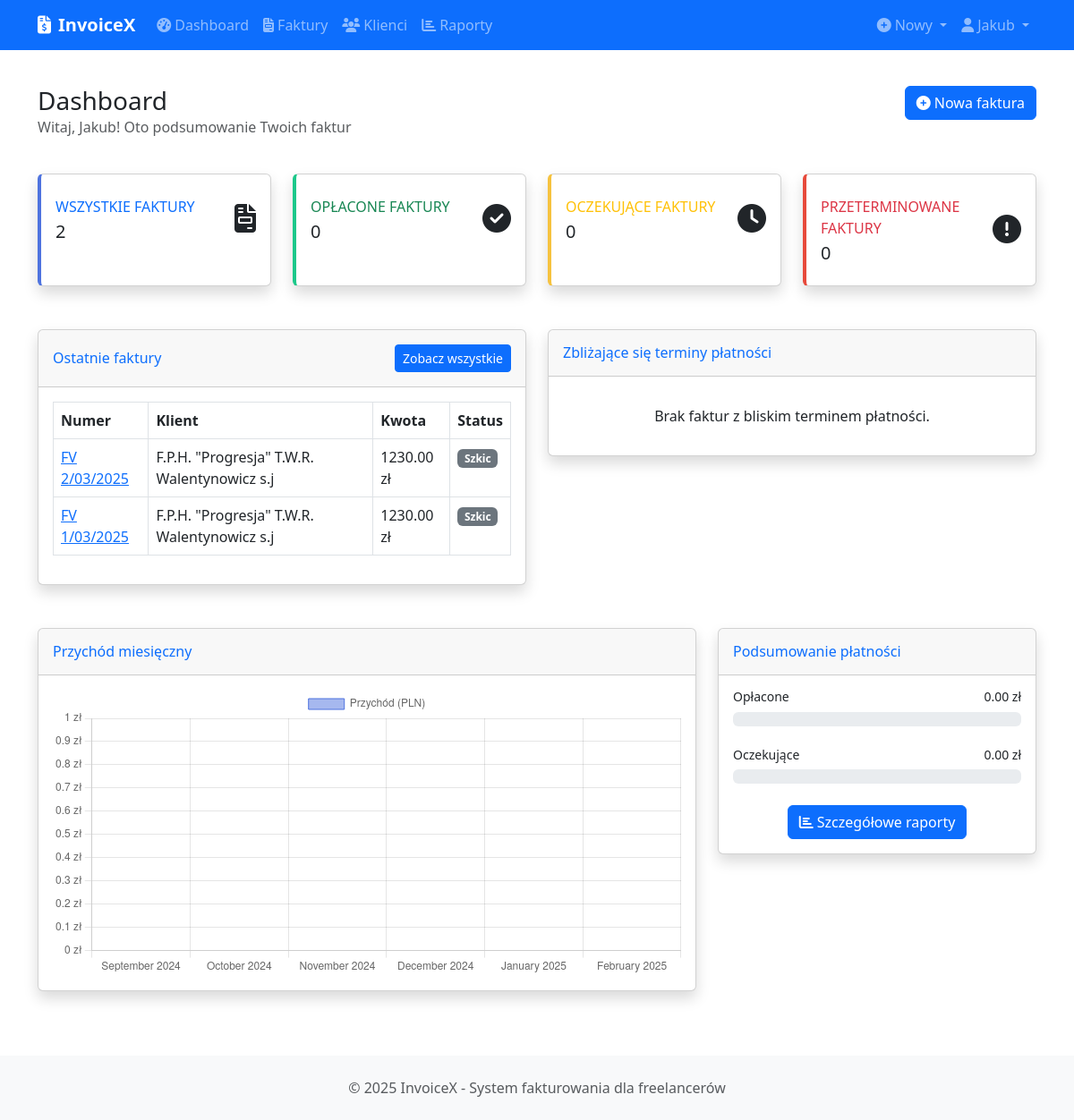
The page /dashboard (signed in) on the database as committed earlier.
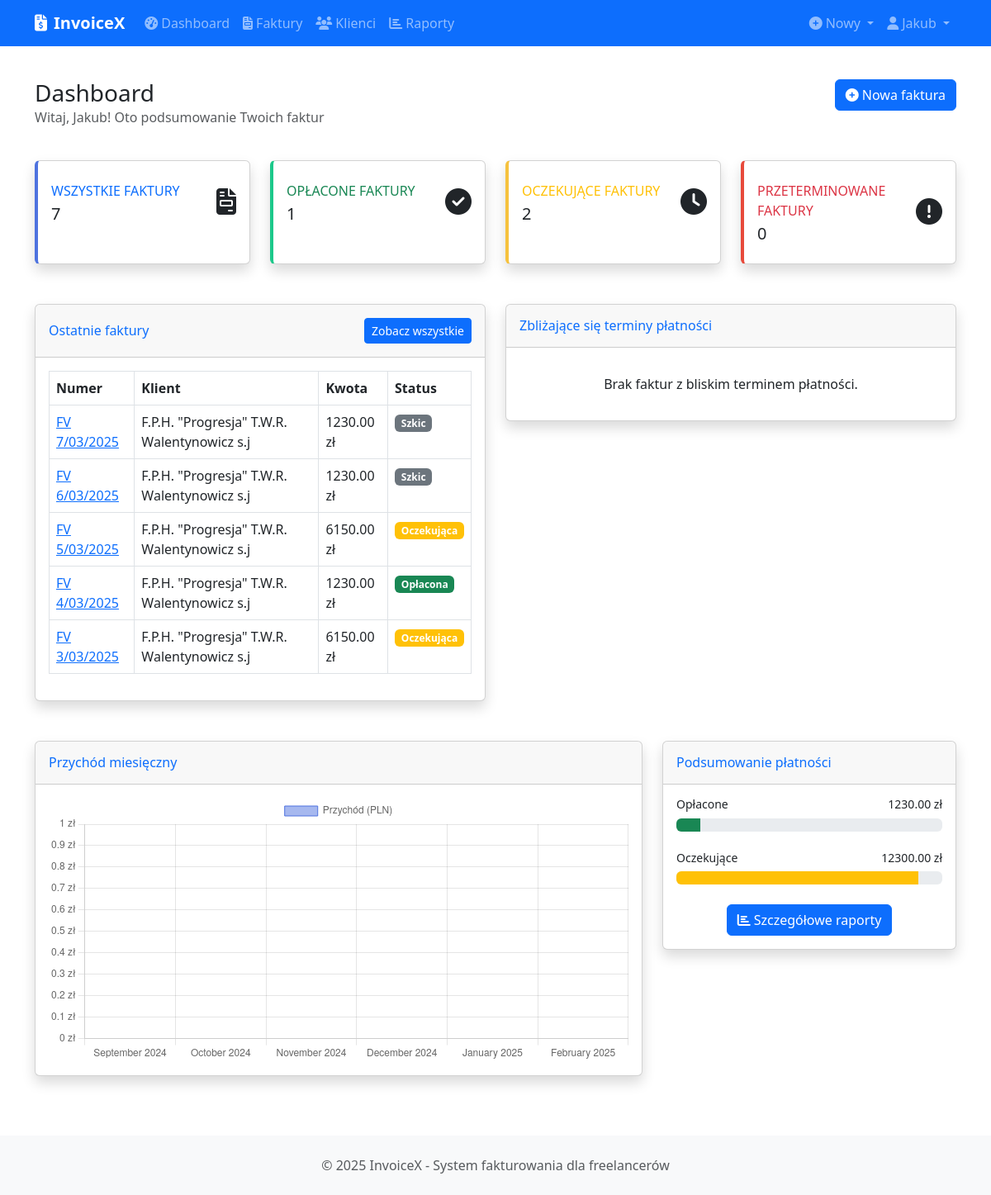
The same page on the database as committed later.
### app/models/invoice.py (models this page shows, shortened)
class Invoice(db.Model):
    __tablename__ = 'invoices'
    id = db.Column(db.Integer, primary_key=True)
    uuid = db.Column(db.String(36), unique=True, default=lambda: str(uuid.uuid4()))
    user_id = db.Column(db.Integer, db.ForeignKey('users.id'), nullable=False)
    client_id = db.Column(db.Integer, db.ForeignKey('clients.id'), nullable=False)
    invoice_number = db.Column(db.String(50), nullable=False, unique=True)
    issue_date = db.Column(db.Date, nullable=False, default=datetime.utcnow().date())
    sale_date = db.Column(db.Date, nullable=True)
    due_date = db.Column(db.Date, nullable=False, default=lambda: (datetime.utcnow() + timedelta(days=14)).date())
    bank_account = db.Column(db.String(100), nullable=True)
    status = db.Column(db.String(20), nullable=False, default=InvoiceStatus.DRAFT)
    payment_method = db.Column(db.String(20), default=PaymentMethod.BANK_TRANSFER)
    subtotal = db.Column(db.Numeric(10, 2), nullable=False, default=0)
    tax_rate = db.Column(db.Numeric(5, 2), default=0)  # Procent podatku
    tax_amount = db.Column(db.Numeric(10, 2), default=0)
    discount = db.Column(db.Numeric(10, 2), default=0)
    total = db.Column(db.Numeric(10, 2), nullable=False, default=0)
    notes = db.Column(db.Text)
    terms = db.Column(db.Text)
    payment_date = db.Column(db.Date)
    payment_id = db.Column(db.String(100))  # ID transakcji z systemu płatności
    created_at = db.Column(db.DateTime, default=datetime.utcnow)
    updated_at = db.Column(db.DateTime, default=datetime.utcnow, onupdate=datetime.utcnow)
    items = db.relationship('InvoiceItem', backref='invoice', lazy='dynamic',
                            cascade='all, delete-orphan')

### app/models/client.py (models this page shows, shortened)
class Client(db.Model):
    __tablename__ = 'clients'
    id = db.Column(db.Integer, primary_key=True)
    uuid = db.Column(db.String(36), unique=True, default=lambda: str(uuid.uuid4()))
    user_id = db.Column(db.Integer, db.ForeignKey('users.id'), nullable=False)
    name = db.Column(db.String(100), nullable=False)
    email = db.Column(db.String(120))
    company_name = db.Column(db.String(100))
    tax_id = db.Column(db.String(50))  # NIP
    address_line1 = db.Column(db.String(100))
    address_line2 = db.Column(db.String(100))
    city = db.Column(db.String(50))
    postal_code = db.Column(db.String(20))
    country = db.Column(db.String(50))
    phone = db.Column(db.String(20))
    notes = db.Column(db.Text)
    is_active = db.Column(db.Boolean, default=True)
    created_at = db.Column(db.DateTime, default=datetime.utcnow)
    updated_at = db.Column(db.DateTime, default=datetime.utcnow, onupdate=datetime.utcnow)
    invoices = db.relationship('Invoice', backref='client', lazy='dynamic', cascade='all, delete-orphan')

### app/routes/dashboard.py (the view)
@dashboard_bp.route('/')
@dashboard_bp.route('/dashboard')
@login_required
def index():
    total_invoices = Invoice.query.filter_by(user_id=current_user.id).count()
    pending_invoices = Invoice.query.filter_by(user_id=current_user.id, status=InvoiceStatus.PENDING).count()
    paid_invoices = Invoice.query.filter_by(user_id=current_user.id, status=InvoiceStatus.PAID).count()
    overdue_invoices = Invoice.query.filter_by(user_id=current_user.id, status=InvoiceStatus.OVERDUE).count()
    recent_invoices = Invoice.query.filter_by(user_id=current_user.id)\
        .order_by(Invoice.created_at.desc())\
        .limit(5).all()
    upcoming_due_date = datetime.utcnow().date() + timedelta(days=7)
    upcoming_invoices = Invoice.query.filter_by(user_id=current_user.id)\
        .filter(Invoice.status == InvoiceStatus.PENDING)\
        .filter(Invoice.due_date <= upcoming_due_date)\
        .order_by(Invoice.due_date.asc())\
        .limit(5).all()
    today = datetime.utcnow().date()
    first_day_current_month = today.replace(day=1)
    monthly_revenue = []
    for i in range(5, -1, -1):
        month_date = first_day_current_month - timedelta(days=1)
        for _ in range(i):
            month_date = month_date.replace(day=1) - timedelta(days=1)
        month_start = month_date.replace(day=1)
        if month_date.month == 12:
            month_end = month_date.replace(year=month_date.year + 1, month=1, day=1) - timedelta(days=1)
        else:
            month_end = month_date.replace(month=month_date.month + 1, day=1) - timedelta(days=1)
        total = db.session.query(func.sum(Invoice.total))\
            .filter(Invoice.user_id == current_user.id)\
            .filter(Invoice.status == InvoiceStatus.PAID)\
            .filter(Invoice.payment_date >= month_start)\
            .filter(Invoice.payment_date <= month_end)\
            .scalar() or 0
        monthly_revenue.append({
            'month': month_date.strftime('%B %Y'),
            'total': float(total)
        })
    top_clients = db.session.query(
            Client.name,
            func.sum(Invoice.total).label('total_value')
        )\
        .join(Invoice, Invoice.client_id == Client.id)\
        .filter(Client.user_id == current_user.id)\
        .group_by(Client.id)\
        .order_by(func.sum(Invoice.total).desc())\
        .limit(5).all()
    total_paid = db.session.query(func.sum(Invoice.total))\
        .filter(Invoice.user_id == current_user.id)\
        .filter(Invoice.status == InvoiceStatus.PAID)\
        .scalar() or 0
    total_pending = db.session.query(func.sum(Invoice.total))\
        .filter(Invoice.user_id == current_user.id)\
        .filter(Invoice.status.in_([InvoiceStatus.PENDING, InvoiceStatus.OVERDUE]))\
        .scalar() or 0
    return render_template('dashboard/index.html',
                          title='Dashboard',
                          total_invoices=total_invoices,
                          pending_invoices=pending_invoices,
                          paid_invoices=paid_invoices,
                          overdue_invoices=overdue_invoices,
                          recent_invoices=recent_invoices,
                          upcoming_invoices=upcoming_invoices,
                          monthly_revenue=monthly_revenue,
                          top_clients=top_clients,
                          total_paid=float(total_paid),
                          total_pending=float(total_pending))

### app/models/user.py (called while the page is built)
@login_manager.user_loader
def load_user(user_id):
    return User.query.get(user_id)

### app/templates/dashboard/index.html (shortened to what the changed rows need)
{% extends 'layout.html' %}
{% block content %}
<div class="row mb-4">
    <div class="col-md-6">
        <h1 class="h3 mb-0 text-gray-800">Dashboard</h1>
    </div>
</div>
<div class="row mb-4">
    <div class="col-xl-3 col-md-6 mb-4">
        <div class="card border-left-primary shadow h-100 py-2">
            <div class="card-body">
                <div class="row no-gutters align-items-center">
                    <div class="col mr-2">
                        <div class="text-xs font-weight-bold text-primary text-uppercase mb-1">
                            Wszystkie faktury</div>
                        <div class="h5 mb-0 font-weight-bold text-gray-800">{{ total_invoices }}</div>
                    </div>
                </div>
            </div>
        </div>
    </div>
    <div class="col-xl-3 col-md-6 mb-4">
        <div class="card border-left-success shadow h-100 py-2">
            <div class="card-body">
                <div class="row no-gutters align-items-center">
                    <div class="col mr-2">
                        <div class="text-xs font-weight-bold text-success text-uppercase mb-1">
                            Opłacone faktury</div>
                        <div class="h5 mb-0 font-weight-bold text-gray-800">{{ paid_invoices }}</div>
                    </div>
                </div>
            </div>
        </div>
    </div>
    <div class="col-xl-3 col-md-6 mb-4">
        <div class="card border-left-warning shadow h-100 py-2">
            <div class="card-body">
                <div class="row no-gutters align-items-center">
                    <div class="col mr-2">
                        <div class="text-xs font-weight-bold text-warning text-uppercase mb-1">
                            Oczekujące faktury</div>
                        <div class="h5 mb-0 font-weight-bold text-gray-800">{{ pending_invoices }}</div>
                    </div>
                </div>
            </div>
        </div>
    </div>
</div>
<div class="row">
    <div class="col-lg-6 mb-4">
        <div class="card shadow mb-4">
            <div class="card-body">
                {% if recent_invoices %}
                <div class="table-responsive">
                    <table class="table table-bordered table-hover">
                        <thead>
                            <tr>
                                <th>Numer</th>
                                <th>Klient</th>
                                <th>Kwota</th>
                                <th>Status</th>
                            </tr>
                        </thead>
                        <tbody>
                            {% for invoice in recent_invoices %}
                            <tr>
                                <td>
                                    <a href="{{ url_for('invoice.view', invoice_id=invoice.id) }}">
                                        {{ invoice.invoice_number }}
                                    </a>
                                </td>
                                <td>{{ invoice.client.name }}</td>
                                <td>{{ "%.2f"|format(invoice.total) }} zł</td>
                                <td>
                                    {% if invoice.status == 'paid' %}
                                    <span class="badge bg-success">Opłacona</span>
                                    {% elif invoice.status == 'pending' %}
                                    <span class="badge bg-warning">Oczekująca</span>
                                    {% elif invoice.status == 'overdue' %}
                                    <span class="badge bg-danger">Przeterminowana</span>
                                    {% elif invoice.status == 'draft' %}
                                    <span class="badge bg-secondary">Szkic</span>
                                    {% elif invoice.status == 'canceled' %}
                                    <span class="badge bg-dark">Anulowana</span>
                                    {% endif %}
                                </td>
                            </tr>
                            {% endfor %}
                        </tbody>
                    </table>
                </div>
                {% else %}
                <p class="text-center my-3">Brak faktur. Utwórz swoją pierwszą fakturę!</p>
                {% endif %}
            </div>
        </div>
    </div>
</div>
<div class="row">
    <div class="col-lg-4 mb-4">
        <div class="card shadow mb-4">
            <div class="card-body">
                <div class="mb-3">
                    <h4 class="small font-weight-bold">
                        Opłacone <span class="float-end">{{ "%.2f"|format(total_paid) }} zł</span>
                    </h4>
                    <div class="progress mb-4">
                        <div class="progress-bar bg-success" role="progressbar" style="width: {{ 100 * total_paid / (total_paid + total_pending) if total_paid + total_pending > 0 else 0 }}%"></div>
                    </div>
                </div>
                <div class="mb-3">
                    <h4 class="small font-weight-bold">
                        Oczekujące <span class="float-end">{{ "%.2f"|format(total_pending) }} zł</span>
                    </h4>
                    <div class="progress mb-4">
                        <div class="progress-bar bg-warning" role="progressbar" style="width: {{ 100 * total_pending / (total_paid + total_pending) if total_paid + total_pending > 0 else 0 }}%"></div>
                    </div>
                </div>
            </div>
        </div>
    </div>
</div>
{% endblock %}
{% block scripts %}
<script>
    document.addEventListener('DOMContentLoaded', function() {
        // Dane dla wykresu
        const monthlyData = {{ monthly_revenue|tojson }};
        // Przygotuj dane dla wykresu
        const labels = monthlyData.map(m => m.month);
        const values = monthlyData.map(m => m.total);
        // Skonfiguruj wykres
        const ctx = document.getElementById('monthlyRevenueChart').getContext('2d');
        const myChart = new Chart(ctx, {
            type: 'bar',
            data: {
                labels: labels,
                datasets: [{
                    label: 'Przychód (PLN)',
                    data: values,
                    backgroundColor: 'rgba(78, 115, 223, 0.5)',
                    borderColor: 'rgba(78, 115, 223, 1)',
                    borderWidth: 1
                }]
            },
            options: {
                responsive: true,
                maintainAspectRatio: false,
                scales: {
                    y: {
                        beginAtZero: true,
                        ticks: {
                            callback: function(value) {
                                return value.toLocaleString() + ' zł';
                            }
                        }
                    }
                },
                plugins: {
                    tooltip: {
                        callbacks: {
                            label: function(context) {
                                let label = context.dataset.label || '';
                                if (label) {
                                    label += ': ';
                                }
                                label += context.parsed.y.toLocaleString() + ' zł';
                                return label;
                            }
                        }
                    }
                }
            }
        });
    });
</script>
{% endblock %}

Rows that differ between the two databases and show on the page:
no longer on this page (row unchanged): Invoice: invoice_number "FV 2/03/2025", client.name "F.P.H. \"Progresja\" T.W.R. Walentynowicz s.j", total "1230.00", status "Szkic"
no longer on this page (row unchanged): Invoice: invoice_number "FV 1/03/2025", client.name "F.P.H. \"Progresja\" T.W.R. Walentynowicz s.j", total "1230.00", status "Szkic"
added Invoice: invoice_number "FV 7/03/2025", client.name "F.P.H. \"Progresja\" T.W.R. Walentynowicz s.j", total "1230.00", status "Szkic"
added Invoice: invoice_number "FV 6/03/2025", client.name "F.P.H. \"Progresja\" T.W.R. Walentynowicz s.j", total "1230.00", status "Szkic"
added Invoice: invoice_number "FV 5/03/2025", client.name "F.P.H. \"Progresja\" T.W.R. Walentynowicz s.j", total "6150.00", status "Oczekująca"
added Invoice: invoice_number "FV 4/03/2025", client.name "F.P.H. \"Progresja\" T.W.R. Walentynowicz s.j", total "1230.00", status "Opłacona"
added Invoice: invoice_number "FV 3/03/2025", client.name "F.P.H. \"Progresja\" T.W.R. Walentynowicz s.j", total "6150.00", status "Oczekująca"
Other text that changed with them:
{{ total_invoices }}: "2" → "7"
{{ paid_invoices }}: "0" → "1"
{{ pending_invoices }}: "0" → "2"
{{ "%.2f"|format(total_paid) }}: "0.00" → "1230.00"
{{ "%.2f"|format(total_pending) }}: "0.00" → "12300.00"
